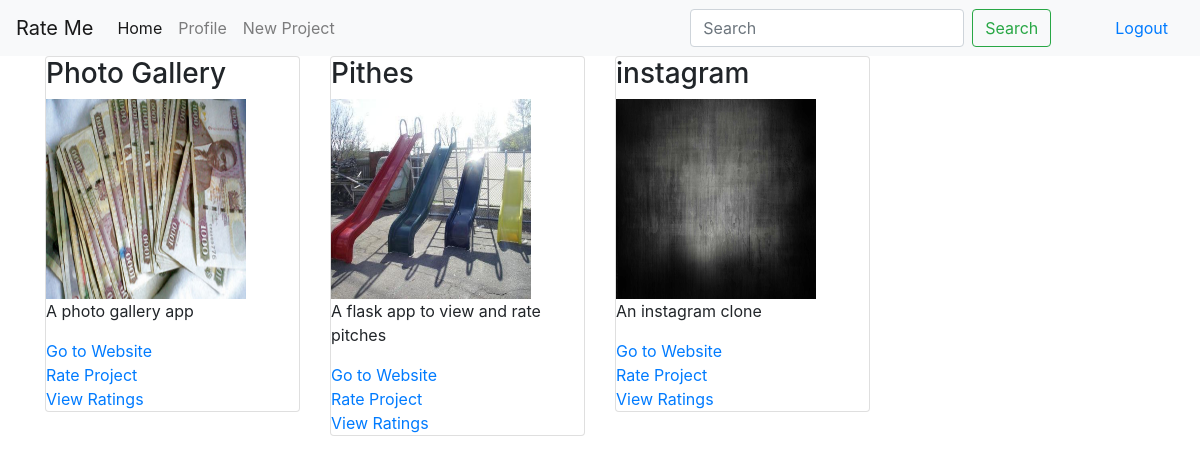
The app's page / (signed in) with its own data.
### projects/models.py (models this page shows, shortened)
class Project(models.Model):
    title = models.CharField(max_length=100)
    image = models.ImageField(blank=False, upload_to='project_pics')
    description = models.TextField()
    link = models.URLField(
        max_length=128,
        db_index=True,
        unique=True,
        blank=True
    )
    author = models.ForeignKey(User, on_delete=models.CASCADE)

### projects/views.py (the view)
# urls.py: path('', views.ProjectListView.as_view(), name="home"),
class ProjectListView(ListView):
    model = Project

### templates/projects/project_list.html
{% extends 'rateme/base.html' %}
{% block content %}
    <div class="row">
        {% for project in object_list %}
            <div class="col-md-3">
                <div class="card">
                    <h3>{{ project.title }}</h3>
                    <a href="{% url 'project-detail'  project.id %}" target="_blank"><img
                            style="width: 200px; height: 200px;"
                            src="{{ project.image.url }}"
                            alt="project image"></a>
                    <p>
                        {{ project.description }}
                    </p>
                    <a href="{{ project.link }}">Go to Website</a>
                    <a href="{% url 'rate_project' project.id %}">Rate Project</a>
                    <a href="{% url 'view_ratings' project.id %}">View Ratings</a>
                </div>
            </div>
        {% endfor %}
    </div>
{% endblock content %}

### records on screen
Project: title "Photo Gallery", image (picture), description "A photo gallery app"
Project: title "Pithes", image (picture), description "A flask app to view and rate pitches"
Project: title "instagram", image (picture), description "An instagram clone"
